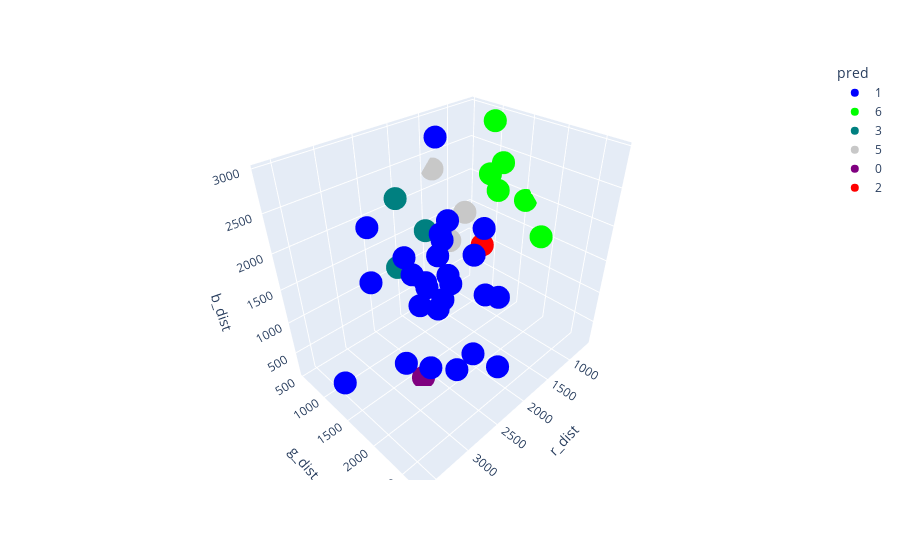

Notebook code for this chart:
### Code cell
result_df = X_test.copy()
result_df['pred'] = y_pred

fig = px.scatter_3d(result_df, x='r_dist', y='g_dist', z='b_dist',
            color='pred', color_discrete_map=color_discrete_map)
fig.show()

### Figure 1 — Plotly figure (JSON) as saved in the notebook; plotly's stock layout.template omitted (floating-point values rounded to 4 significant figures)
{"data": [{"hovertemplate": "pred=1<br>r_dist=%{x}<br>g_dist=%{y}<br>b_dist=%{z}<extra></extra>", "legendgroup": "1", "marker": {"color": "rgb(0, 0, 255)", "symbol": "circle"}, "mode": "markers", "name": "1", "scene": "scene", "showlegend": true, "type": "scatter3d", "x": [3129.0, 1980.0, 2455.0, 2195.0, 1831.0, 1596.0, 1842.0, 1778.0, 2289.0, 2139.0, 1495.0, 2726.0, 2636.0, 2353.0, 2217.0, 2739.0, 1637.0, 3619.0, 1784.0, 1836.0, 2907.0, 2971.0, 2120.0, 2805.0, 2208.0, 1551.0], "y": [2726.0, 1315.0, 2331.0, 1572.0, 1741.0, 845.4, 1357.0, 1048.0, 975.1, 1220.0, 1593.0, 1752.0, 1952.0, 2619.0, 2455.0, 853.5, 988.9, 1409.0, 1248.0, 1949.0, 1663.0, 1237.0, 1175.0, 1989.0, 1019.0, 1006.0], "z": [1449.0, 1882.0, 915.6, 1134.0, 1705.0, 2866.0, 1079.0, 1344.0, 1523.0, 1100.0, 1873.0, 1449.0, 1465.0, 839.8, 1678.0, 1304.0, 1502.0, 617.1, 1130.0, 1218.0, 605.8, 2350.0, 1149.0, 694.1, 1239.0, 1769.0]}, {"hovertemplate": "pred=6<br>r_dist=%{x}<br>g_dist=%{y}<br>b_dist=%{z}<extra></extra>", "legendgroup": "6", "marker": {"color": "rgb(0, 255, 0)", "symbol": "circle"}, "mode": "markers", "name": "6", "scene": "scene", "showlegend": true, "type": "scatter3d", "x": [714.5, 864.8, 826.3, 838.4, 929.0, 620.1], "y": [1206.0, 1267.0, 1087.0, 1133.0, 2058.0, 1545.0], "z": [2382.0, 2055.0, 2223.0, 2951.0, 1709.0, 1921.0]}, {"hovertemplate": "pred=3<br>r_dist=%{x}<br>g_dist=%{y}<br>b_dist=%{z}<extra></extra>", "legendgroup": "3", "marker": {"color": "rgb(0, 128, 128)", "symbol": "circle"}, "mode": "markers", "name": "3", "scene": "scene", "showlegend": true, "type": "scatter3d", "x": [1622.0, 2272.0, 2192.0], "y": [644.3, 808.6, 755.5], "z": [1495.0, 1283.0, 2232.0]}, {"hovertemplate": "pred=5<br>r_dist=%{x}<br>g_dist=%{y}<br>b_dist=%{z}<extra></extra>", "legendgroup": "5", "marker": {"color": "rgb(200, 200, 200)", "symbol": "circle"}, "mode": "markers", "name": "5", "scene": "scene", "showlegend": true, "type": "scatter3d", "x": [1367.0, 952.2, 1242.0], "y": [530.2, 752.5, 738.3], "z": [2286.0, 1563.0, 1210.0]}, {"hovertemplate": "pred=0<br>r_dist=%{x}<br>g_dist=%{y}<br>b_dist=%{z}<extra></extra>", "legendgroup": "0", "marker": {"color": "rgb(128, 0, 128)", "symbol": "circle"}, "mode": "markers", "name": "0", "scene": "scene", "showlegend": true, "type": "scatter3d", "x": [2666.0], "y": [1687.0], "z": [192.6]}, {"hovertemplate": "pred=2<br>r_dist=%{x}<br>g_dist=%{y}<br>b_dist=%{z}<extra></extra>", "legendgroup": "2", "marker": {"color": "rgb(255, 0, 0)", "symbol": "circle"}, "mode": "markers", "name": "2", "scene": "scene", "showlegend": true, "type": "scatter3d", "x": [1264.0], "y": [1373.0], "z": [1429.0]}], "layout": {"legend": {"title": {"text": "pred"}, "tracegroupgap": 0}, "margin": {"t": 60}, "scene": {"domain": {"x": [0, 1], "y": [0, 1]}, "xaxis": {"title": {"text": "r_dist"}}, "yaxis": {"title": {"text": "g_dist"}}, "zaxis": {"title": {"text": "b_dist"}}}}}
